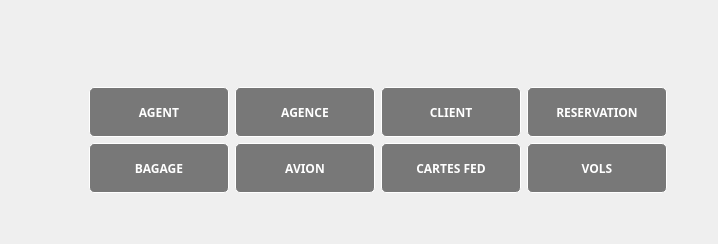
        <widget class="QWidget" name="Homepage">
         <property name="styleSheet">
          <string notr="true">#Homepage{
border-image: url(&quot;://sources/wallhaven-r2o8v7.jpg&quot;);

}</string>
         </property>
         <layout class="QGridLayout" name="gridLayout_6">
          <item row="2" column="2">
           <layout class="QGridLayout" name="gridLayout_5">
            <item row="0" column="0">
             <widget class="QPushButton" name="b1">
              <property name="minimumSize">
               <size>
                <width>140</width>
                <height>50</height>
               </size>
              </property>
              <property name="font">
               <font>
                <family>Cairo</family>
                <pointsize>9</pointsize>
                <weight>75</weight>
                <bold>true</bold>
               </font>
              </property>
              <property name="styleSheet">
               <string notr="true">#b1{
background-color:rgba(0,0,0,50%);
color:white;
border:1 solid white;
border-radius: 5px;
}
#b1:hover{
background-color:rgba(255,255,255,50%);
color: black;

}</string>
              </property>
              <property name="text">
               <string>AGENT</string>
              </property>
             </widget>
            </item>
            <item row="0" column="1">
             <widget class="QPushButton" name="b2">
              <property name="minimumSize">
               <size>
                <width>140</width>
                <height>50</height>
               </size>
              </property>
              <property name="font">
               <font>
                <family>Cairo</family>
                <pointsize>9</pointsize>
                <weight>75</weight>
                <bold>true</bold>
               </font>
              </property>
              <property name="styleSheet">
               <string notr="true">#b2{
background-color:rgba(0,0,0,50%);
color:white;
border:1 solid white;
border-radius: 5px;
}
#b2:hover{
background-color:rgba(255,255,255,50%);
color:black;
}</string>
              </property>
              <property name="text">
               <string>AGENCE</string>
              </property>
             </widget>
            </item>
            <item row="0" column="2">
             <widget class="QPushButton" name="b3">
              <property name="minimumSize">
               <size>
                <width>140</width>
                <height>50</height>
               </size>
              </property>
              <property name="font">
               <font>
                <family>Cairo</family>
                <pointsize>9</pointsize>
                <weight>75</weight>
                <bold>true</bold>
               </font>
              </property>
              <property name="styleSheet">
               <string notr="true">#b3{
background-color:rgba(0,0,0,50%);
color:white;
border:1 solid white;
border-radius: 5px;
}
#b3:hover{
background-color:rgba(255,255,255,50%);
color:black;
}</string>
              </property>
              <property name="text">
               <string>CLIENT</string>
              </property>
             </widget>
            </item>
            <item row="0" column="3">
             <widget class="QPushButton" name="b4">
              <property name="minimumSize">
               <size>
                <width>140</width>
                <height>50</height>
               </size>
              </property>
              <property name="font">
               <font>
                <family>Cairo</family>
                <pointsize>9</pointsize>
                <weight>75</weight>
                <bold>true</bold>
               </font>
              </property>
              <property name="styleSheet">
               <string notr="true">#b4{
background-color:rgba(0,0,0,50%);
color:white;
border:1 solid white;
border-radius: 5px;
}
#b4:hover{
background-color:rgba(255,255,255,50%);
color:black;

}</string>
              </property>
              <property name="text">
               <string>RESERVATION</string>
              </property>
             </widget>
            </item>
            <item row="1" column="0">
             <widget class="QPushButton" name="pushButton">
              <property name="minimumSize">
               <size>
                <width>140</width>
                <height>50</height>
               </size>
              </property>
              <property name="font">
               <font>
                <family>Cairo</family>
                <pointsize>9</pointsize>
                <weight>75</weight>
                <bold>true</bold>
               </font>
              </property>
              <property name="styleSheet">
               <string notr="true">QPushButton{
background-color:rgba(0,0,0,50%);
color:white;
border:1 solid white;
border-radius: 5px;
}
QPushButton:hover{
background-color:rgba(255,255,255,50%);
color:black;
}</string>
              </property>
              <property name="text">
               <string>BAGAGE</string>
              </property>
             </widget>
            </item>
            <item row="1" column="1">
             <widget class="QPushButton" name="b7">
              <property name="minimumSize">
               <size>
                <width>140</width>
                <height>50</height>
               </size>
              </property>
              <property name="font">
               <font>
                <family>Cairo Black</family>
                <pointsize>9</pointsize>
                <weight>75</weight>
                <bold>true</bold>
               </font>
              </property>
              <property name="styleSheet">
               <string notr="true">#b7{
background-color:rgba(0,0,0,50%);
color:white;
border:1 solid white;
border-radius: 5px;
}
#b7:hover{
background-color:rgba(255,255,255,50%);
color:black;

}</string>
              </property>
              <property name="text">
               <string>AVION</string>
              </property>
             </widget>
            </item>
            <item row="1" column="2">
             <widget class="QPushButton" name="b6">
              <property name="minimumSize">
               <size>
                <width>140</width>
                <height>50</height>
               </size>
              </property>
              <property name="font">
               <font>
                <family>Cairo</family>
                <pointsize>9</pointsize>
                <weight>75</weight>
                <bold>true</bold>
               </font>
              </property>
              <property name="styleSheet">
               <string notr="true">#b6{
background-color:rgba(0,0,0,50%);
color:white;
border:1 solid white;
border-radius: 5px;
}
#b6:hover{
background-color:rgba(255,255,255,50%);
color:black;
}</string>
              </property>
              <property name="text">
               <string>CARTES FED</string>
              </property>
             </widget>
            </item>
            <item row="1" column="3">
             <widget class="QPushButton" name="b5">
              <property name="minimumSize">
               <size>
                <width>140</width>
                <height>50</height>
               </size>
              </property>
              <property name="font">
               <font>
                <family>Cairo</family>
                <pointsize>9</pointsize>
                <weight>75</weight>
                <bold>true</bold>
               </font>
              </property>
              <property name="styleSheet">
               <string notr="true">#b5{
background-color:rgba(0,0,0,50%);
color:white;
border:1 solid white;
border-radius: 5px;
}
#b5:hover{
background-color:rgba(255,255,255,50%);
color:black;
}</string>
              </property>
              <property name="text">
               <string>VOLS</string>
              </property>
             </widget>
            </item>
           </layout>
          </item>
          <item row="0" column="2">
           <spacer name="horizontalSpacer_6">
            <property name="orientation">
             <enum>Qt::Horizontal</enum>
            </property>
            <property name="sizeHint" stdset="0">
             <size>
              <width>40</width>
              <height>20</height>
             </size>
            </property>
           </spacer>
          </item>
          <item row="2" column="3">
           <spacer name="horizontalSpacer_8">
            <property name="orientation">
             <enum>Qt::Horizontal</enum>
            </property>
            <property name="sizeHint" stdset="0">
             <size>
              <width>40</width>
              <height>20</height>
             </size>
            </property>
           </spacer>
          </item>
          <item row="3" column="2">
           <spacer name="verticalSpacer_2">
            <property name="orientation">
             <enum>Qt::Vertical</enum>
            </property>
            <property name="sizeHint" stdset="0">
             <size>
              <width>20</width>
              <height>40</height>
             </size>
            </property>
           </spacer>
          </item>
          <item row="2" column="0">
           <widget class="QLabel" name="label">
            <property name="text">
             <string/>
            </property>
           </widget>
          </item>
          <item row="0" column="0">
           <widget class="QPushButton" name="Return_3">
            <property name="minimumSize">
             <size>
              <width>30</width>
              <height>30</height>
             </size>
            </property>
            <property name="styleSheet">
             <string notr="true">QPushButton {
background-color: transparent;
border-image: url(://sources/return-button0.png);
background: none;
border: none;
background-repeat: none;
}
QPushButton:hover
{
   border-image: url(://sources/return-button1.png);
}</string>
            </property>
            <property name="text">
             <string/>
            </property>
           </widget>
          </item>
          <item row="1" column="2">
           <spacer name="verticalSpacer">
            <property name="orientation">
             <enum>Qt::Vertical</enum>
            </property>
            <property name="sizeHint" stdset="0">
             <size>
              <width>20</width>
              <height>40</height>
             </size>
            </property>
           </spacer>
          </item>
          <item row="2" column="1">
           <spacer name="horizontalSpacer_7">
            <property name="orientation">
             <enum>Qt::Horizontal</enum>
            </property>
            <property name="sizeHint" stdset="0">
             <size>
              <width>40</width>
              <height>20</height>
             </size>
            </property>
           </spacer>
          </item>
         </layout>
        </widget>
